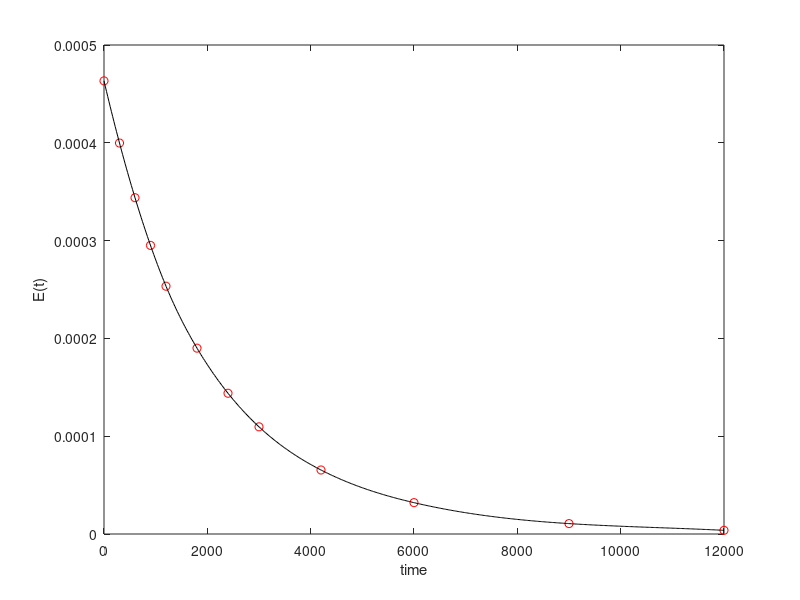
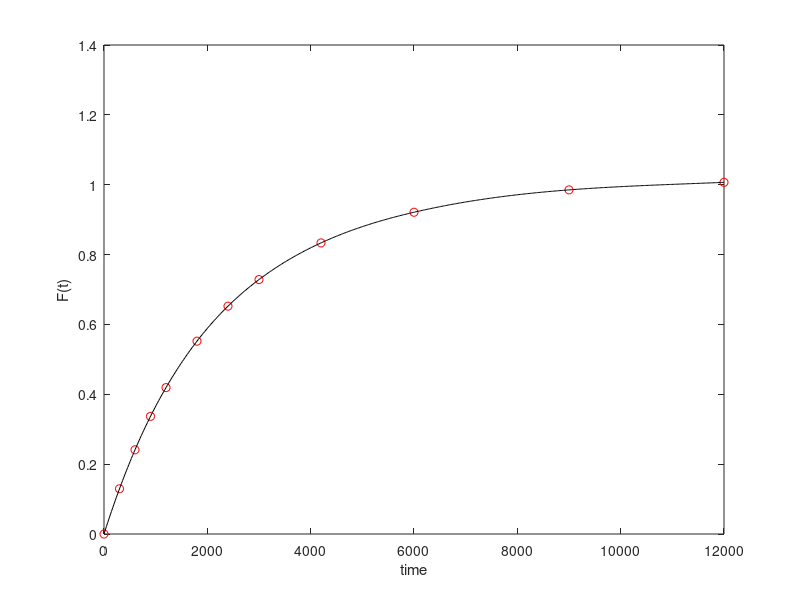

Write MATLAB code to recreate these figures, in order. (Note: this script raises an error after producing the figures.)

%1e
%The conversion of A, i.e. XAmm = 0.8673


function [] = P1_e
    
    V = 1000 ; %L
    Q = 10   ; %L/s
    tau  = V/Q;  %s
    t_1e = load('P1_time.txt');
    t = 60.*t_1e; %convert to sec
    
    E_t0 = load('P1_E(t).txt');
    E_t1 = E_t0./60; %convert to 1/s
    
    F_t1 = cumtrapz(t,E_t1);
    
    ppE  = spline(t,E_t1); %we're making the RTD a continuos function of time
    ppF  = spline(t,F_t1);
    E_t  = @(t)(ppval(ppE,t));
    F_t  = @(t)(ppval(ppF,t));
    
    %Double check that your regression or interpolation fit the E & F curves well enough.
    tplot = linspace(0,max(t),500)';
    figure(1)
    plot(t,E_t1,'ro',tplot,E_t(tplot),'k-')
    xlabel('time')
    ylabel('E(t)')
    
    figure(2)
    plot(t,F_t1,'ro',tplot,F_t(tplot),'k-')
    xlabel('time')
    ylabel('F(t)')
    
    %Based on initial warning (below), if F(t) was maxed at 1 as usual, I
    %figured that the max time limit should be just before t=1.083184e+04 s.
    %Therefore tmax = 10831.83 s. Also see on F_t plot, as this time
    %should give F_t of 0.999999
    
    %"Warning: Failure at t=1.083184e+04.  Unable to meet integration tolerances without 
    %reducing the step size below the smallest value allowed (2.910383e-11) at time t. 
    % > In ode15s (line 730)
    %   In P1_e (line 53) "
    
    tmax = 10831.83; %s

    CAf  = 0.0313; %mol/L
    CBf  = 0.0313; %mol/L
    CCf  = 0;      %mol/L
    CDf  = 0;      %mol/L

    param.E  = E_t;
    param.F  = F_t;
    param.Cf = [CAf;CBf;CCf;CDf];

    
    %Set up ODE solver to integrate Maximum Mixedness model
    tspan = [0 tmax];
    lspan = tmax - tspan;
    C0    = [0.0313;0.0313;0;0];
    f     = @(l,C)P1_e0(l,C,param);
    %options = odeset('RelTol',1e-8,'AbsTol',1e-8);
    [l,C] = ode15s(f,lspan,C0);
        
    CA   = C(end,1);
    
    XAmm   = (CAf - CA)/CAf
  

end



function [D] = P1_e0(l,C,param)
    
    %This function returns the differential equations required to solve the
    %Maximum Mixedness model for a given RTD.
    
    %Assign concentrations as a function of lambda (time remaning in reactor)
    CA = C(1);
    CB = C(2);
    CC = C(3);
    CD = C(4);
    
    k1   = 175; %L^2/mol^2/s
    
    %Extract parameter values from structure
    E_t = param.E;
    F_t = param.F;
    CAf = param.Cf(1);
    CBf = param.Cf(2);
    CCf = param.Cf(3);
    CDf = param.Cf(4);
    
    %Calculate rates in each packet
    r1 = k1*CA*CB^2;
    
    %Calculate production rates Rj in each packet
    RA = -r1;
    RB = -r1;
    RC =  r1;
    RD =  r1;
    
    %Allocate space for ODEs
    D = zeros(size(C));    
    
    %Write balances for each species in space lambda + dlambda (i.e., MM model) for DE 1 to 4
    D(1) = E_t(l)/(1-F_t(l))*(CA - CAf) - RA;
    D(2) = E_t(l)/(1-F_t(l))*(CB - CBf) - RB;
    D(3) = E_t(l)/(1-F_t(l))*(CC - CCf) - RC;
    D(4) = E_t(l)/(1-F_t(l))*(CD - CDf) - RD;
    
end

